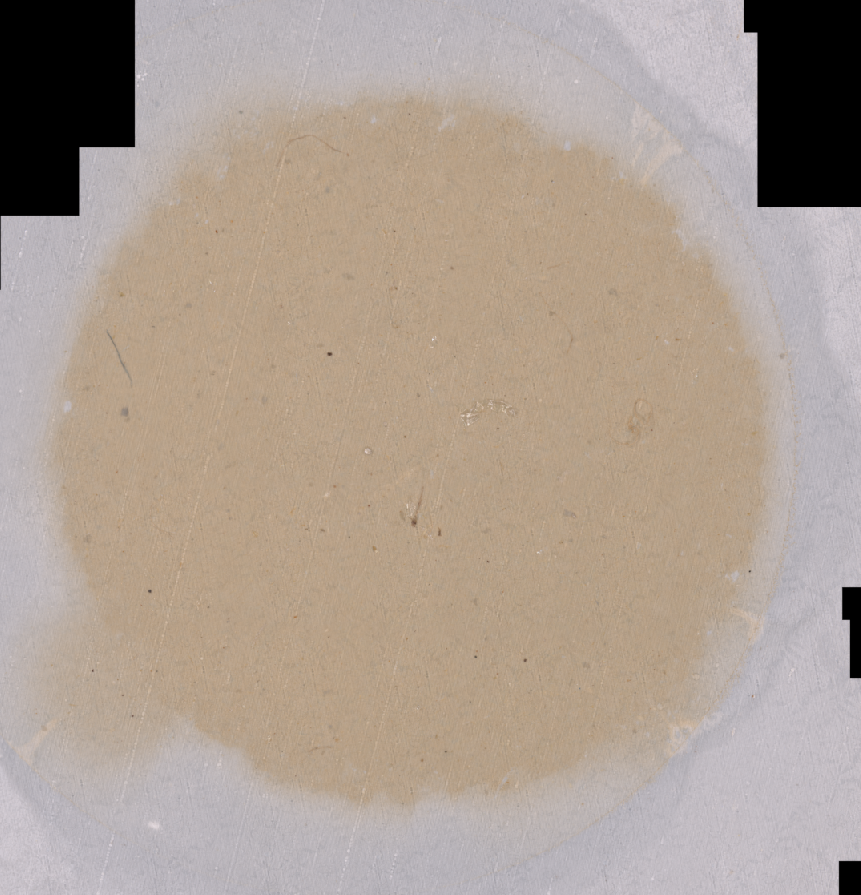
#> input picture data/Sample1_010626.png, 861 x 895 px
$ python detect_particles.py data/Sample1_010626.png
#> lines starting #> are read from the running program, lines starting #| are printed output that depends on the picture; after the words box and inside, x2 and y2 are one past the last pixel; in counts of white or black regions, pixels touching at a corner belong together
#!/usr/bin/env python
"""
detect_particles.py

Particle detection proof-of-concept using scikit-image.

Steps:
1) Read PNG
2) Estimate background color in Lab (k-means on downsampled image)
3) Compute per-pixel Lab distance (ΔE-like) to background
4) Build ROI mask (mustard region, ignore edge ring)
5) Threshold ΔE to detect particles + morphology cleanup
6) Label objects, measure region properties, write catalog + images

Outputs (basename comes from input file):
- [basename]_particles_catalog.csv
- [basename]_particles_overlay.png
- [basename]_particles_mask.png
- [basename]_particles_labels.tif


===============================================================================
BACKGROUND AND METHODOLOGY
===============================================================================

This script detects small plastic particles in microscope images using
classical image analysis techniques (no machine learning or AI models).

The core idea is simple:
  - The background has a fairly uniform mustard-like color
  - Plastic particles can have many colors, but are different from the background
  - We detect pixels whose color is sufficiently different from the background

The method relies on three main concepts:
  1) Background color estimation in Lab color space
  2) A Region Of Interest (ROI) mask
  3) Delta_E (color distance) thresholding

Each concept is explained below.

-------------------------------------------------------------------------------
1) BACKGROUND COLOR IN LAB SPACE (K-MEANS ON DOWNSAMPLED IMAGE)
-------------------------------------------------------------------------------

Why Lab color space?

Microscope images are stored in RGB (Red, Green, Blue), which is convenient
for display but not ideal for measuring color differences. In RGB:
  - Brightness and color are mixed together
  - Equal numeric differences do not correspond to equal perceived differences

Instead, the image is converted to Lab color space:
  - L : lightness (brightness)
  - a : green <-> red axis
  - b : blue <-> yellow axis

Lab space is approximately perceptually uniform, meaning that Euclidean
distance in Lab space corresponds well to how different two colors look
to the human eye.

What is the "background color"?

The background is assumed to occupy most of the image area and to have a
relatively uniform color (mustard-like). Rather than hard-coding a specific
color value, the script estimates the background color automatically.

How background estimation works:

  1) Convert the image to Lab color space
  2) Downsample the image to a smaller size (e.g. 400 x 400 pixels)
  3) Collect all pixel colors in Lab space
  4) Run k-means clustering (typically k = 3)
  5) Select the cluster with the largest number of pixels
  6) The center of that cluster is taken as the background color

Why downsample the image?

Downsampling is done only for background estimation and has several benefits:
  - Greatly reduces computation time
  - Makes k-means more stable
  - Does not affect accuracy, since background color varies slowly
  - We only care about color statistics, not spatial detail

The full-resolution image is used for all later steps.

-------------------------------------------------------------------------------
2) ROI MASK (REGION OF INTEREST)
-------------------------------------------------------------------------------

Why an ROI mask is needed:

Microscope images often include areas outside the actual sample:
  - Gray or black borders
  - Illumination falloff
  - Mount edges or background outside the sample

These regions can cause false detections if included in the analysis.

The ROI mask restricts detection to the actual sample region.

How the ROI mask is built:

  1) Identify pixels close to the background color
     (small Delta_E values)
  2) Label connected components of those pixels
  3) Keep the largest connected component
     (assumed to be the sample area)
  4) Fill holes inside that region
  5) Remove a small margin near the boundary
     (to avoid edge artifacts)

The result is a boolean mask:
  - True  = inside the sample
  - False = outside the sample

All particle detection is restricted to this region.

-------------------------------------------------------------------------------
3) DELTA_E (COLOR DISTANCE FROM BACKGROUND)
-------------------------------------------------------------------------------

What is Delta_E?

Delta_E (often written as ΔE) is a standard color-science metric that measures
the difference between two colors in Lab space.

In this script, Delta_E is computed as the Euclidean distance:

  Delta_E = sqrt( (L - L0)^2 + (a - a0)^2 + (b - b0)^2 )

where:
  (L0, a0, b0) is the estimated background color
  (L, a, b)   is the pixel color

Interpretation:
  - Small Delta_E : pixel color is similar to background
  - Large Delta_E : pixel color is different from background

  ΔE ~ 1      : difference is barely noticeable (even side-by-side)
  ΔE ~ 2–3    : noticeable if you look carefully
  ΔE ~ 4–5    : clearly different colors
  ΔE ~ 7–10   : very different
  ΔE > 15     : radically different colors

Why Delta_E works well here:

Plastic particles can have many colors and shapes, but they all differ
chromatically from the mustard background. By measuring Delta_E:
  - No prior knowledge of particle color is required
  - Detection reduces to a single, interpretable threshold

Thresholding:

Pixels are classified as particle candidates if:

  Delta_E > deltae_threshold

Lower threshold:
  - More sensitive
  - More detections (and possibly more noise)

Higher threshold:
  - More conservative
  - Fewer detections

-------------------------------------------------------------------------------
SUMMARY
-------------------------------------------------------------------------------

The full pipeline is:

  1) Convert image to Lab color space
  2) Estimate background color using k-means clustering
  3) Compute Delta_E for every pixel
  4) Build an ROI mask from background pixels
  5) Threshold Delta_E to find non-background pixels
  6) Clean up with morphological operations
  7) Label connected components
  8) Measure particle properties
  9) Save catalog and visualization images

All steps are deterministic, interpretable, and implemented using
fully open-source Python libraries.
===============================================================================

"""

import argparse
from pathlib import Path
import time

import numpy as np
import pandas as pd

from skimage import io, color, measure, morphology, segmentation
from skimage.transform import resize

from scipy.ndimage import binary_fill_holes, distance_transform_edt
from sklearn.cluster import KMeans


def now() -> float:
    return time.perf_counter()


def add_timing(timing_dict: dict, step_name: str, start_time: float, enabled: bool) -> None:
    if not enabled:
        return
    timing_dict[step_name] = now() - start_time


def print_timing(timing_dict: dict, total_time: float, enabled: bool) -> None:
    if not enabled:
        return
    print("\nTiming breakdown:")
    for k, v in timing_dict.items():
        print(f"  {k:<35s} {v:8.3f} s")
    print(f"  {'TOTAL':<35s} {total_time:8.3f} s\n")


def read_rgb(path: str) -> np.ndarray:
    img = io.imread(path)

    # Ensure RGB
    if img.ndim == 2:
        img = np.stack([img, img, img], axis=-1)
    if img.shape[-1] == 4:
        img = img[..., :3]

    # Ensure uint8
    if img.dtype != np.uint8:
        mx = np.max(img)
        if mx > 0:
            img = (255 * (img.astype(np.float32) / mx)).astype(np.uint8)
        else:
            img = img.astype(np.uint8)

    return img


def estimate_background_lab(rgb_u8: np.ndarray, n_clusters: int = 3, downsample_to: int = 400) -> np.ndarray:
    """
    Estimate dominant (background) Lab color via k-means on a downsampled image.
    Assumes background is the most common color cluster after removing border/glare.
    """
    small = resize(
        rgb_u8,
        (downsample_to, downsample_to),
        anti_aliasing=True,
        preserve_range=False
    ).astype(np.float32)

    lab = color.rgb2lab(small)  # expects float image in [0,1]
    flat_lab = lab.reshape(-1, 3)

    flat_rgb = small.reshape(-1, 3)
    brightness = flat_rgb.mean(axis=1)

    # Exclude very dark border and near-white glare
    keep = (brightness > 0.10) & (brightness < 0.98)
    X = flat_lab[keep]

    if X.shape[0] < 100:
        # Fallback: if mask goes wrong, use global median Lab
        return np.median(flat_lab, axis=0)

    km = KMeans(n_clusters=n_clusters, random_state=0, n_init=10)
    labels = km.fit_predict(X)
    centers = km.cluster_centers_
    counts = np.bincount(labels)

    # Most frequent cluster center = background
    return centers[np.argmax(counts)]


def build_roi_mask(dE: np.ndarray, bg_tol: float = 8.0, edge_margin_px: int = 30) -> np.ndarray:
    """
    Build a mask that roughly captures the mustard sample area and removes the edge ring.
    - mustard pixels: dE < bg_tol
    - keep largest connected component
    - fill holes
    - shrink away boundary by edge_margin_px (via distance transform)
    """
    mustard = dE < bg_tol
    lab = measure.label(mustard)

    if lab.max() == 0:
        return np.ones(dE.shape, dtype=bool)

    regions = measure.regionprops(lab)
    largest = max(regions, key=lambda r: r.area)
    roi0 = (lab == largest.label)

    roi0 = binary_fill_holes(roi0)

    if edge_margin_px <= 0:
        return roi0.astype(bool)

    dist = distance_transform_edt(roi0)
    roi = dist > edge_margin_px

    # If the margin nukes the ROI, fall back
    if roi.sum() < 1000:
        roi = roi0.astype(bool)

    return roi


def main():
    ap = argparse.ArgumentParser()
    ap.add_argument("input_png", help="Input microscope image (PNG)")
    ap.add_argument("--outdir", default="out_particles", help="Output directory")

    ap.add_argument("--deltae-threshold", type=float, default=5.0,
                    help="Lab-distance from background (higher -> fewer detections)")
    ap.add_argument("--auto-deltae", type=float, default=None,
                    help="Automatically set deltaE threshold to mean_bg + Nsigma*std_bg "
                    "using background pixels inside ROI. Example: --auto-deltae 5")
    ap.add_argument("--bg-tol", type=float, default=8.0,
                    help="Tolerance for defining mustard/background (used for ROI)")
    ap.add_argument("--edge-margin", type=int, default=30,
                    help="Ignore this many pixels from ROI boundary")
    ap.add_argument("--min-area", type=int, default=10,
                    help="Minimum object area (pixels) to keep")
    ap.add_argument("--closing-radius", type=int, default=1,
                    help="Disk radius for binary closing after thresholding")

    ap.add_argument("--timing", action="store_true",
                    help="Print timing for each major step and total runtime")

    args = ap.parse_args()

    timings = {}
    t_total0 = now()

    in_path = Path(args.input_png)
    outdir = Path(args.outdir)
    outdir.mkdir(parents=True, exist_ok=True)

    base = in_path.stem
    f_catalog = outdir / f"{base}_particles_catalog.csv"
    f_labels = outdir / f"{base}_particles_labels.tif"
    f_overlay = outdir / f"{base}_particles_overlay.png"
    f_mask = outdir / f"{base}_particles_mask.png"

    # 1) Read
    t0 = now()
    rgb = read_rgb(str(in_path))
#> in read_rgb, img is the input picture: shape (895, 861, 4); mean R, G, B, A 173.4, 159.3, 147.8, 255
    add_timing(timings, "read image", t0, args.timing)

    rgb_f = rgb.astype(np.float32) / 255.0

    # 2) Background estimate
    t0 = now()
    bg_lab = estimate_background_lab(rgb, n_clusters=3, downsample_to=400)
#> in estimate_background_lab, `counts = np.bincount(labels)`: counts = [52430, 81951, 15550]
#> bg_lab = [67.34, 4.22, 15.22]
    add_timing(timings, "estimate background Lab", t0, args.timing)

    # 3) Compute dE
    t0 = now()
    lab_full = color.rgb2lab(rgb_f)
#> lab_full: shape (895, 861, 3) float32; mean of channels 0, 1, 2 66.1, 3.4, 7.8
    dE = np.linalg.norm(lab_full - bg_lab, axis=2)
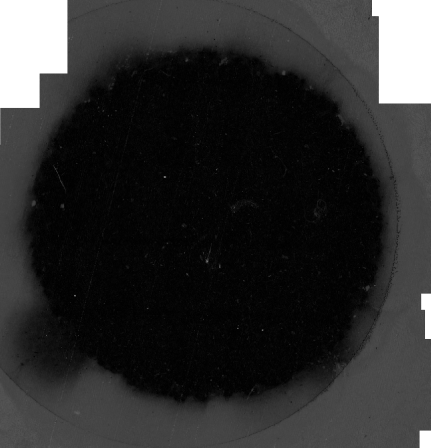
#> dE: shape (895, 861) float32 (shown at 1/2 size); min 0.313, max 69.16, mean 12.5; drawn with min black and max white
    add_timing(timings, "compute dE", t0, args.timing)

    # 4) ROI
    t0 = now()
    roi = build_roi_mask(dE, bg_tol=args.bg_tol, edge_margin_px=args.edge_margin)
#> in build_roi_mask, `mustard = dE < bg_tol`:
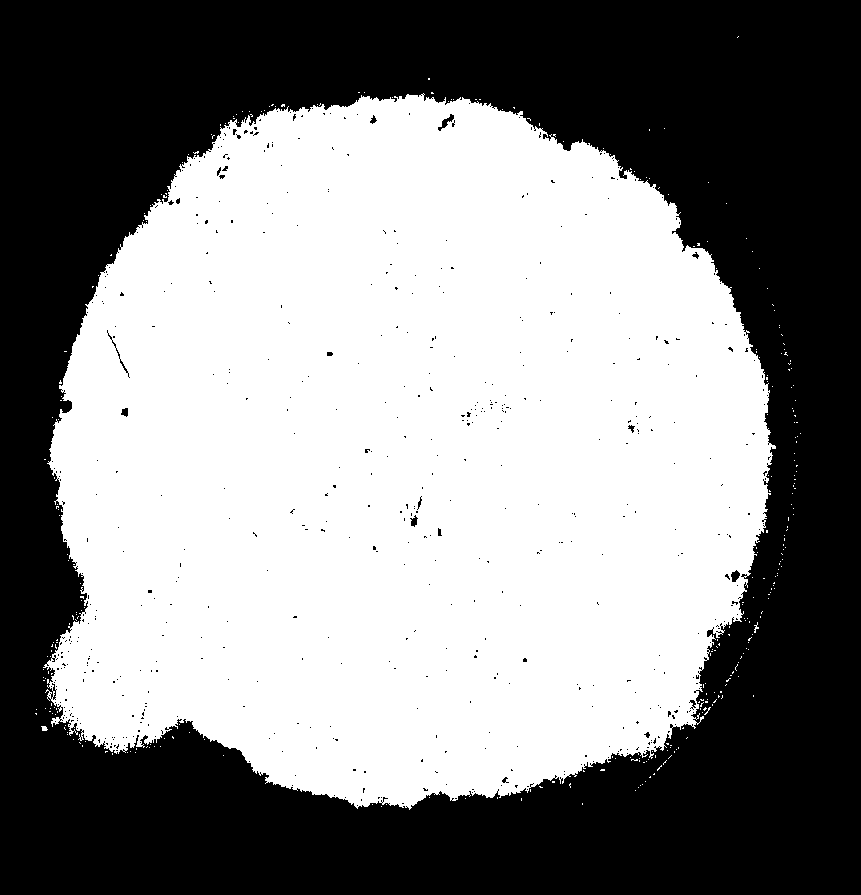
#> mustard: shape (895, 861) bool; 53.2% white; 573 black regions (558 under 20 px)
#> in build_roi_mask, `lab = measure.label(mustard)`:
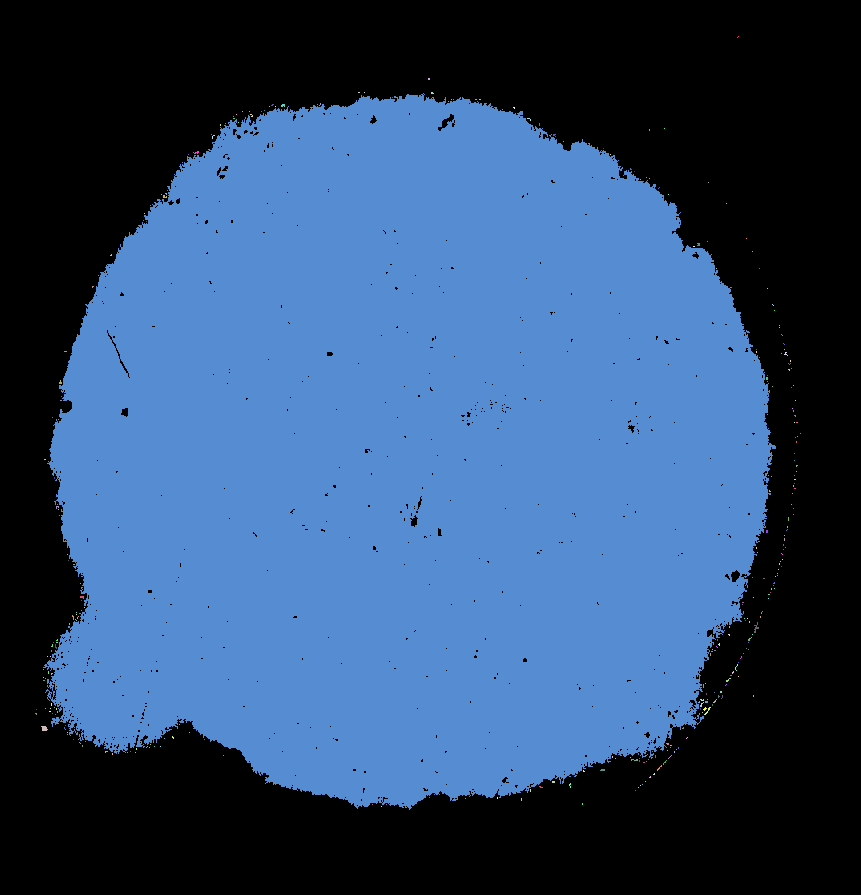
#> lab: shape (895, 861) int32; 324 distinct labels, from 0 to 323; one colour per label, 0 black
#> in build_roi_mask, `regions = measure.regionprops(lab)`: regions = 323 regions; largest, box (x1, y1, x2, y2) and area: (43, 93, 776, 810) 409501, (41, 726, 48, 731) 26, (754, 622, 759, 633) 22, (704, 707, 711, 715) 14, (281, 104, 285, 107) 10
#> in build_roi_mask, `dist = distance_transform_edt(roi0)`:
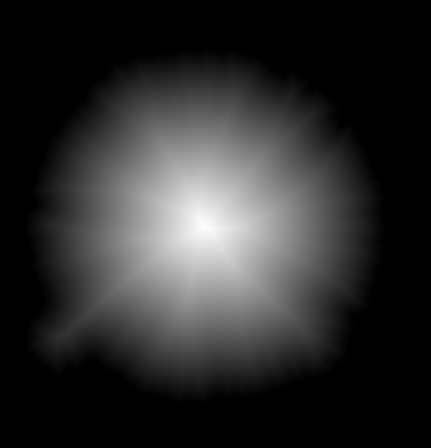
#> dist: shape (895, 861) float64 (shown at 1/2 size); min 0, max 339.8, mean 59.6; drawn with min black and max white
    add_timing(timings, "compute ROI", t0, args.timing)

    # 5) Mask + cleanup
    t0 = now()
    mask = roi & (dE > args.deltae_threshold)
#> mask: shape (895, 861) bool; 0.6% white in thin lines or dots, all inside (x1, y1, x2, y2) = (82, 130, 737, 774)

    if args.closing_radius > 0:
        mask = morphology.binary_closing(mask, morphology.disk(args.closing_radius))

    mask = morphology.remove_small_objects(mask, min_size=args.min_area)
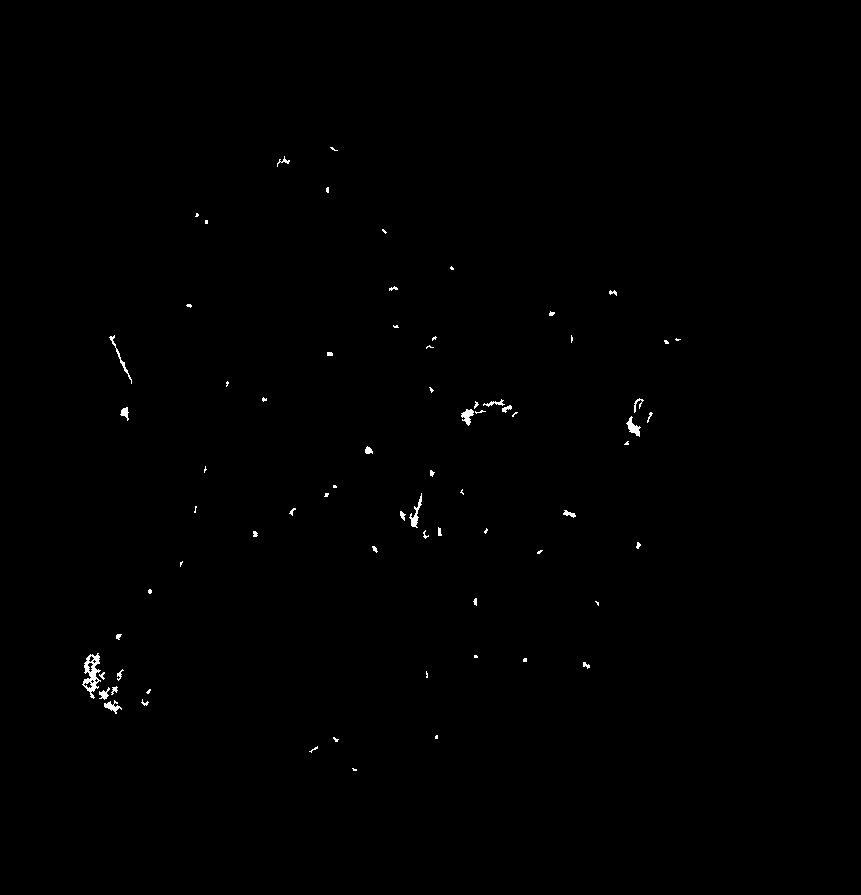
#> mask: shape (895, 861) bool; 0.31% white; 72 white regions (38 under 20 px)
    add_timing(timings, "compute mask", t0, args.timing)

    # 6) Regionprops
    t0 = now()
    labels = measure.label(mask)
#> labels: shape (895, 861) int32; 73 distinct labels, from 0 to 72
    props = measure.regionprops(labels, intensity_image=dE)
#> props = 72 regions; largest, box (x1, y1, x2, y2) and area: (82, 653, 101, 699) 385, (409, 493, 422, 528) 140, (626, 416, 641, 437) 133, (461, 409, 474, 426) 122, (109, 335, 132, 384) 114
    add_timing(timings, "measure regionprops", t0, args.timing)

    # 7) Catalog (CSV)
    t0 = now()
    rows = []
    for p in props:
        y, x = p.centroid
        minr, minc, maxr, maxc = p.bbox
        rows.append({
            "id": int(p.label),
            "x_centroid": float(x),
            "y_centroid": float(y),
            "area_px": int(p.area),
            "equiv_diameter_px": float(p.equivalent_diameter),
            "eccentricity": float(p.eccentricity),
            "solidity": float(p.solidity),
            "bbox_min_row": int(minr),
            "bbox_min_col": int(minc),
            "bbox_max_row": int(maxr),
            "bbox_max_col": int(maxc),
            "mean_deltaE": float(p.mean_intensity),
            "max_deltaE": float(p.max_intensity),
        })
#> this loop made 72 passes
#> (y, x, minr, minc, maxr, maxc) on passes 1 to 8: (148.6, 333.1, 147, 330, 151, 338), (161, 283.2, 156, 277, 167, 290), (189.5, 327.1, 187, 326, 193, 329), (214.6, 196.6, 213, 195, 217, 199), (221.5, 206, 220, 205, 224, 208), (230.8, 383.8, 229, 382, 234, 387), (267.8, 451.5, 266, 450, 270, 454), (288.2, 392.9, 286, 389, 291, 398)
#> after the loop, rows = 72 items

    df = pd.DataFrame(rows)
#> df = table of 72 rows and 13 columns
    if len(df) > 0:
        df = df.sort_values("area_px", ascending=False)

    df.to_csv(f_catalog, index=False)
    add_timing(timings, "write catalog CSV", t0, args.timing)

    # 8) Write labels TIFF
    t0 = now()
    io.imsave(f_labels, labels.astype(np.uint16), check_contrast=False)
    add_timing(timings, "write labels TIFF", t0, args.timing)

    # 9) Write mask PNG
    t0 = now()
    io.imsave(f_mask, (mask.astype(np.uint8) * 255), check_contrast=False)
    add_timing(timings, "write mask PNG", t0, args.timing)

    # 10) Write overlay PNG
    t0 = now()
    overlay = segmentation.mark_boundaries(
        rgb_f,
        labels,
        color=(1, 0, 0),
        mode="outer")
    io.imsave(
        f_overlay,
        (overlay * 255).astype(np.uint8),
        check_contrast=False)
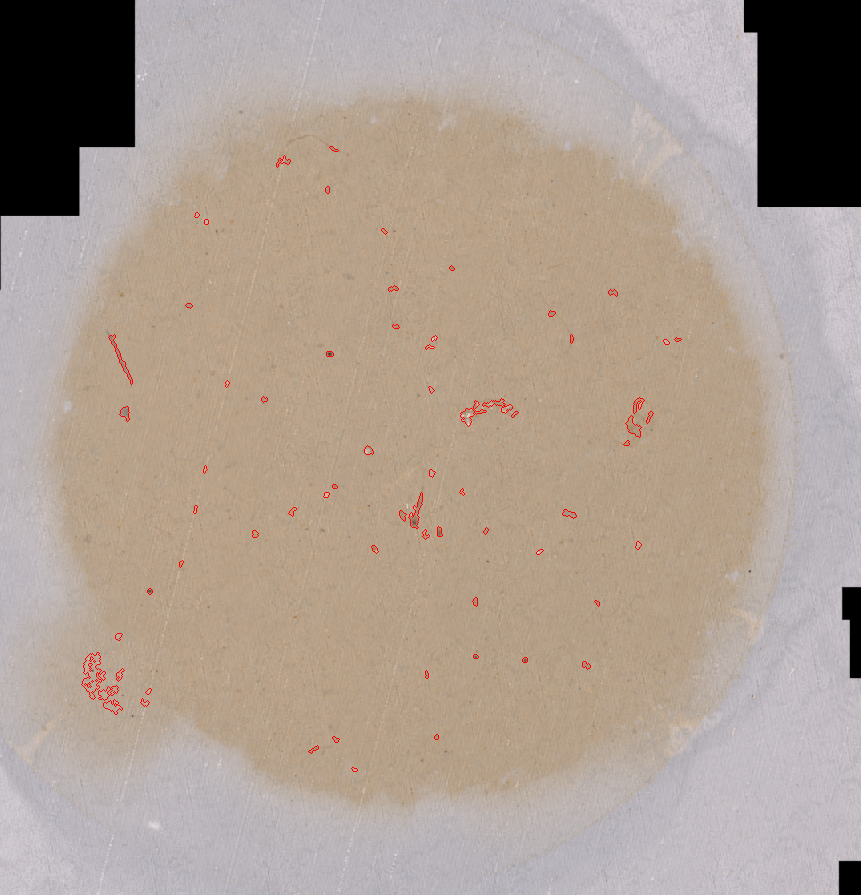
#> saved as Sample1_010626_particles_overlay.png: shape (895, 861, 3); mean R, G, B 173.6, 158.9, 147.5
    add_timing(timings, "write overlay PNG", t0, args.timing)

    total_time = now() - t_total0

    n_det = int(labels.max())
#> n_det = 72
    print(f"Input: {in_path}")
    print(f"Output dir: {outdir.resolve()}")
    print(f"Detections: {n_det}")
#| Detections: 72
    print("Key files:")
    print(f"  {f_catalog.name}")
    print(f"  {f_overlay.name}")
    print(f"  {f_mask.name}")
    print(f"  {f_labels.name}")

    print_timing(timings, total_time, args.timing)
    print(f"Total runtime: {total_time:.3f} s")


if __name__ == "__main__":
    main()
